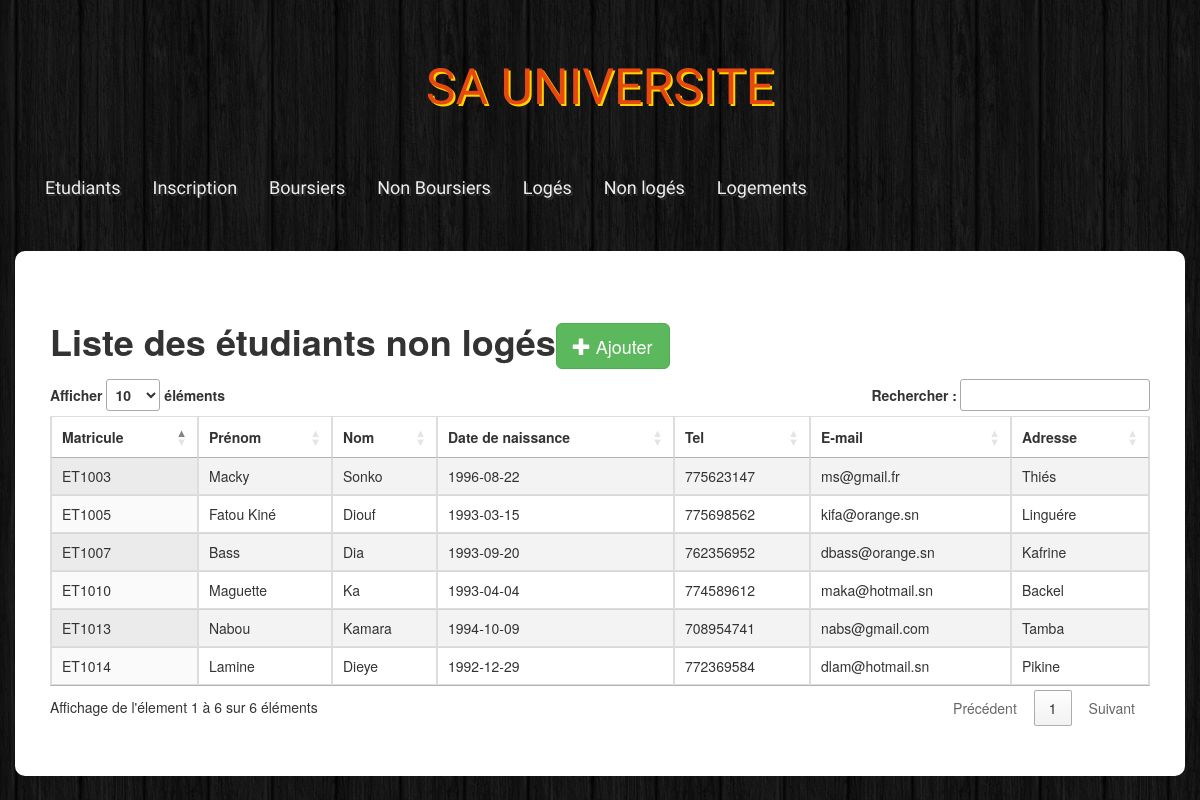
Page /non_loge.php on the committed database.
### tables this page shows
CREATE TABLE `non_boursier` (
  `matricule_etudiant` int(10) unsigned NOT NULL,
  `adresse` varchar(100) NOT NULL,
  PRIMARY KEY (`matricule_etudiant`),
  CONSTRAINT `non_boursier_ibfk_1` FOREIGN KEY (`matricule_etudiant`) REFERENCES `etudiant` (`matricule`) ON DELETE CASCADE ON UPDATE CASCADE
);

CREATE TABLE `etudiant` (
  `matricule` int(11) unsigned NOT NULL AUTO_INCREMENT,
  `nom` varchar(40) DEFAULT NULL,
  `prenom` varchar(40) DEFAULT NULL,
  `email` varchar(100) DEFAULT NULL,
  `tel` int(11) DEFAULT NULL,
  `date_naissance` date DEFAULT NULL,
  PRIMARY KEY (`matricule`),
  UNIQUE KEY `email` (`email`)
);

### class/EtudiantService.php (called while the page is built, shortened)
<?php
    class EtudiantService
    {
        private $_db;
        public function setDb(PDO $db)
        {
            $this->_db = $db;
            return $this;
        }
        public function nonLoge()
        {
            $q = $this->_db->query('SELECT matricule_etudiant,prenom,nom,date_naissance,email,tel,adresse
                                    FROM etudiant INNER JOIN non_boursier
                                    ON etudiant.matricule = non_boursier.matricule_etudiant');
           $etudiants = [];
           while($donnees = $q->fetch(PDO::FETCH_ASSOC))
           {
               $etudiants[] = $donnees;
           }
           return $etudiants;
        }
    }
?>

### non_loge.php (the view, shortened to what this page needs)
<?php require 'menu.php';?>
            <div class="container admin">
            <div class="row">
                <h1><strong>Liste des étudiants non logés</strong><a href="insert.php" class="btn btn-success btn-lg"><span class="glyphicon glyphicon-plus"></span> Ajouter</a></h1>
                <table class="table table-striped table-bordered display" id="table">
                  <thead>
                    <tr>
                      <th>Matricule</th>
                      <th>Prénom</th>
                      <th>Nom</th>
                      <th>Date de naissance</th>
                      <th>Tel</th>
                      <th>E-mail</th>
                      <th>Adresse</th>
                    </tr>
                  </thead>
                  <tbody>
                    <?php
                      $db = Database::connect('universite');
                      $item = new EtudiantService($db);
                      foreach($item->nonLoge() as $val)
                      {
                        echo '<tr>';
                        echo '<td>'."ET". $val['matricule_etudiant'].'</td>';
                        echo '<td>'. $val['prenom'].'</td>';
                        echo '<td>'. $val['nom'].'</td>';
                        echo '<td>'. $val['date_naissance'].'</td>';
                        echo '<td>'. $val['tel'].'</td>';
                        echo '<td>'. $val['email'].'</td>';
                        echo '<td>'. $val['adresse'].'</td>';
                        echo '</tr>';
                      }
                    ?>
                  </tbody>
                </table>
            </div>
        </div>
    </body>
</html>

### css/styles.css (style rules this page uses)
body { background: url(../images/bg.png); }
.admin { background: #fff; padding: 50px; border-radius: 10px; }

### rows in the picture
non_boursier: matricule_etudiant "1003", matricule_etudiant.prenom "Macky", matricule_etudiant.nom "Sonko", matricule_etudiant.date_naissance "1996-08-22", matricule_etudiant.tel "775623147", matricule_etudiant.email "ms@gmail.fr", adresse "Thiés"
non_boursier: matricule_etudiant "1005", matricule_etudiant.prenom "Fatou Kiné", matricule_etudiant.nom "Diouf", matricule_etudiant.date_naissance "1993-03-15", matricule_etudiant.tel "775698562", matricule_etudiant.email "kifa@orange.sn", adresse "Linguére"
non_boursier: matricule_etudiant "1007", matricule_etudiant.prenom "Bass", matricule_etudiant.nom "Dia", matricule_etudiant.date_naissance "1993-09-20", matricule_etudiant.tel "762356952", matricule_etudiant.email "dbass@orange.sn", adresse "Kafrine"
non_boursier: matricule_etudiant "1010", matricule_etudiant.prenom "Maguette", matricule_etudiant.nom "Ka", matricule_etudiant.date_naissance "1993-04-04", matricule_etudiant.tel "774589612", matricule_etudiant.email "maka@hotmail.sn", adresse "Backel"
non_boursier: matricule_etudiant "1013", matricule_etudiant.prenom "Nabou", matricule_etudiant.nom "Kamara", matricule_etudiant.date_naissance "1994-10-09", matricule_etudiant.tel "708954741", matricule_etudiant.email "nabs@gmail.com", adresse "Tamba"
non_boursier: matricule_etudiant "1014", matricule_etudiant.prenom "Lamine", matricule_etudiant.nom "Dieye", matricule_etudiant.date_naissance "1992-12-29", matricule_etudiant.tel "772369584", matricule_etudiant.email "dlam@hotmail.sn", adresse "Pikine"
